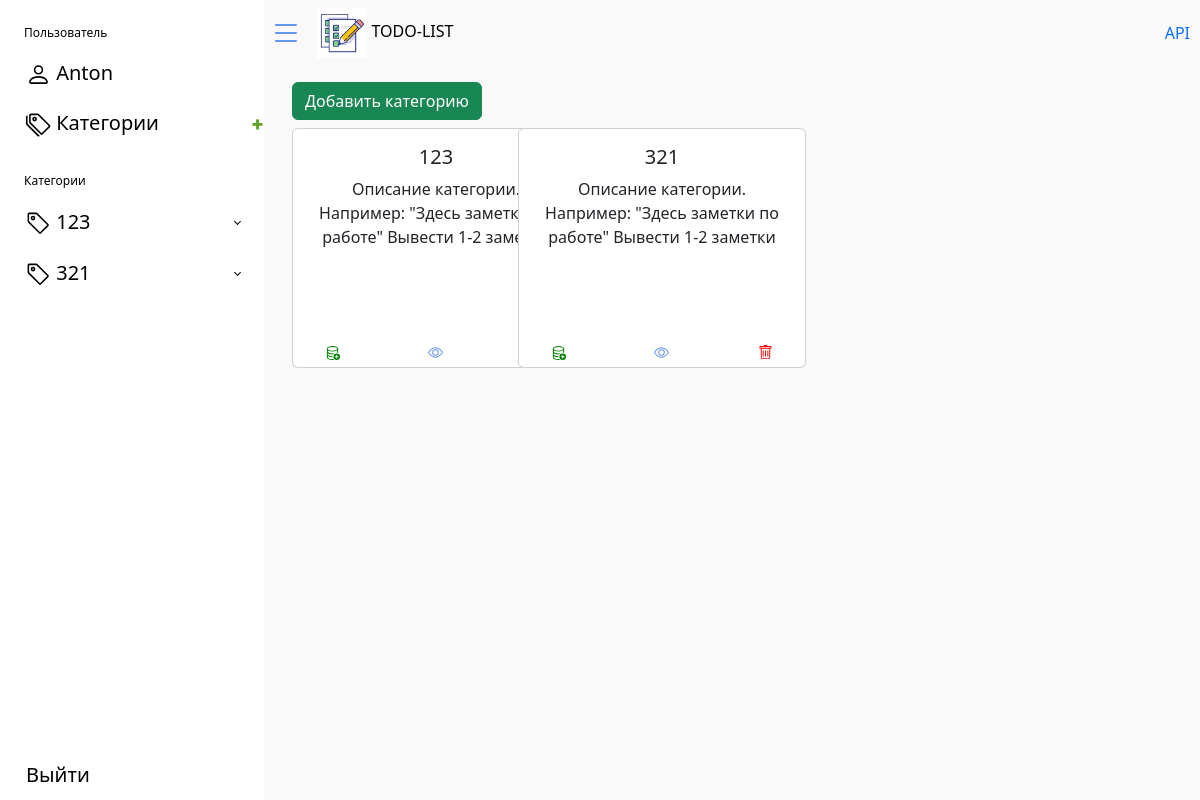
The app's page /categories/ (signed in), older data.
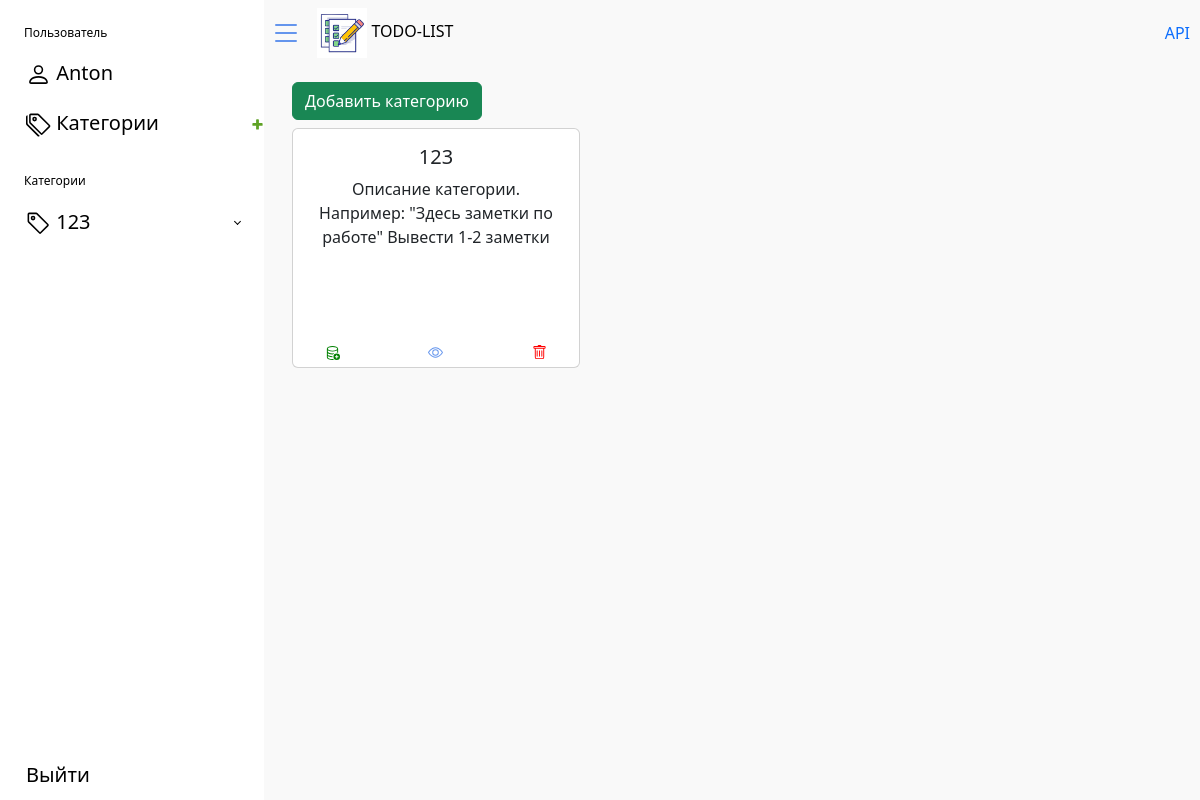
The same page, newer data.
### todo_list/models.py (models this page shows, shortened)
class Categories(models.Model):
    user = models.ForeignKey(User, on_delete=models.CASCADE)
    name = models.CharField(max_length=16, verbose_name='наименование категории', validators=[MinLengthValidator(2)])
    class Meta:
        unique_together = ('user', 'name')

### todo_list/views.py (the view)
# urls.py: path('categories/', login_required(views.Category.as_view()), name='categories'),
class Category(ListView):
    model = Categories
    template_name = 'todo_list/topics.html'
    def get_context_data(self, *, object_list=None, **kwargs):
        context = super().get_context_data(**kwargs)
        context['categories_list'] = get_user_categories(self)
        return context

### todo_list/views.py (called while the page is built)
def get_user_categories(self :None):
    return Categories.objects.filter(user=self.request.user).select_related('user').prefetch_related('notes')

### todo_list/templates/todo_list/topics.html (shortened to what this page needs)
{% extends "base.html" %}
{% load static %}
{% block css_additional %}
<link rel="stylesheet" href="{% static 'todo_list/css/topics.css' %}">
<link rel="stylesheet" href="{% static 'todo_list/bootstrap/css/bootstrap.min.css' %}">
{% endblock %}
{% block content %}
<div class="d-flex">
    {% include 'todo_list/bars/sidebar.html' %}
    <div class="main">
        {% include 'todo_list/bars/navbar.html' %}
        {% if categories_list %}
        <main class="p-3">
            <div class="container-fluid">
                <div class="row">
                    <div class="col-md-6">
                        <a href="{% url 'add_categories' %}" class="btn btn-success">Добавить категорию</a>
                    </div>
                </div>
                <div class="mb-3 mt-2 text-center">
                    <div class="row row-cols-1 row-cols-md-4 g-4">
                        {% for i in categories_list %}
                        <div class="col">
                            <div class="card" style="width: 18rem; height: 15rem;">
                                <div class="card-body">
                                    <h5 class="card-title">{{i.name}}</h5>
                                    <p class="card-text">Описание категории. Например: "Здесь заметки по работе"
                                        Вывести 1-2 заметки
                                    </p>
                                </div>
                                <div class="row">
                                    <div class="col-md-4 mb-1">
                                        <a href="{% url 'add_notes' i.pk %}" style="color: cornflowerblue;">
                                            <img src="{% static 'todo_list/assets/database-add.svg' %}" alt="Bootstrap"
                                                 width="15" height="15">
                                        </a>
                                    </div>
                                    <div class="col-md-4 mb-1">
                                        <a href="{% url 'view_category' i.pk %}" style="color: green;">
                                            <img src="{% static 'todo_list/assets/eye.svg' %}" alt="Bootstrap"
                                                 width="15" height="15">
                                        </a>
                                    </div>
                                    <div class="col-md-4 mb-1">
                                        <a href="{% url 'delete_category' i.pk %}" style="color: red;">
                                            <img src="{% static 'todo_list/assets/trash.svg' %}" alt="Bootstrap"
                                                 width="15" height="15">
                                        </a>
                                    </div>
                                </div>
                            </div>
                        </div>
                        {% endfor %}
                    </div>
                </div>
            </div>
        </main>
        {% else %}
        <p class="text-center">Пока что у вас нет ни одной категории. Для добавления категории необходимо нажать зеленый
            крестик слева.</p>
        {% endif %}
    </div>
</div>
{% endblock %}

### todo_list/templates/todo_list/bars/sidebar.html (shortened to what this page needs)
{% load static %}
<aside id="sidebar" class="sidebar-toggle">
    <ul class="sidebar-nav p-0">
        <li class="sidebar-header">
            Пользователь
        </li>
        <li class="sidebar-item">
            {% if user.is_authenticated %}
            <a href="#" class="sidebar-link">
                <img src="{% static 'todo_list/assets/person.svg' %}" alt="user"
                     width="25" height="25">
                <span>{{ user.name }}</span>
            </a>
            {% endif %}
        </li>
        {% if user.is_authenticated %}
        <li class="sidebar-item" style="display: flex; align-items: center; justify-content: space-between;">
            <a href="{% url 'categories' %}" class="sidebar-link">
                <img src="{% static 'todo_list/assets/tags.svg' %}" alt="categories"
                     width="25" height="25">
                <span>Категории</span>
            </a>
            <a href="{% url 'add_categories' %}">
                <img class="icon" src="{% static 'todo_list/img/icon-addlink.svg' %}" alt="dots icon">
            </a>
        </li>
        {% if categories_list %}
        <li class="sidebar-header">
            Категории
        </li>
        {% endif %}
        {% for i in categories_list %}
        <li class="sidebar-item small">
            <a href="#" class="sidebar-link collapsed" data-bs-toggle="collapse"
               data-bs-target="#{{ i.name|urlencode }}" aria-expanded="false" aria-controls="{{ i.name|urlencode }}"
               style="margin-top: 1px;">
                <img src="{% static 'todo_list/assets/tag.svg' %}" alt="categories"
                     width="25" height="25">
                <span>{{ i.name }}</span>
            </a>
        </li>
        {% endfor %}
        {% endif %}
    </ul>
    <div class="sidebar-footer">
        {% if user.is_authenticated %}
        <a href="{% url 'logout' %}" class="sidebar-link">
            <span>Выйти</span>
        </a>
        {% endif %}
    </div>
</aside>

Row changes from the older to the newer data that the page shows:
removed Categories: name "321"
